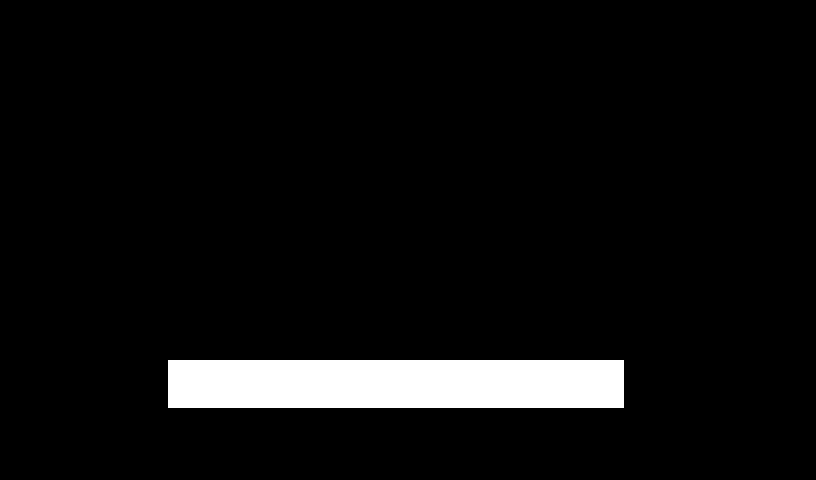

Below is a game level as drawn by its tile map, then a one-line description and the .tmx that defines it (tile-layer data replaced by summaries):
An orthogonal 34x20 tile map with 24x24 px tiles, 1 tile layer (Platform), 3 hidden layers not drawn.

<map version="1.0" orientation="orthogonal" width="34" height="20" tilewidth="24" tileheight="24">
 <tileset firstgid="1" name="Tile_source" tilewidth="24" tileheight="24">
  <image source="Tile_source.png" width="800" height="480" />
 </tileset>
 <layer name="BackgroundColor" width="34" height="20" visible="0">
  <data>[680 cells, 680 non-empty, 1 distinct tile ids]</data>
 </layer>
 <layer name="Platform" width="34" height="20">
  <data>[680 cells, 38 non-empty, 1 distinct tile ids]</data>
 </layer>
 <layer name="PlatformDynamic" width="34" height="20" visible="0">
  <data>[680 cells, 0 non-empty, 0 distinct tile ids]</data>
 </layer>
 <layer name="Decoration" width="34" height="20" visible="0">
  <data>[680 cells, 0 non-empty, 0 distinct tile ids]</data>
 </layer>
</map>
